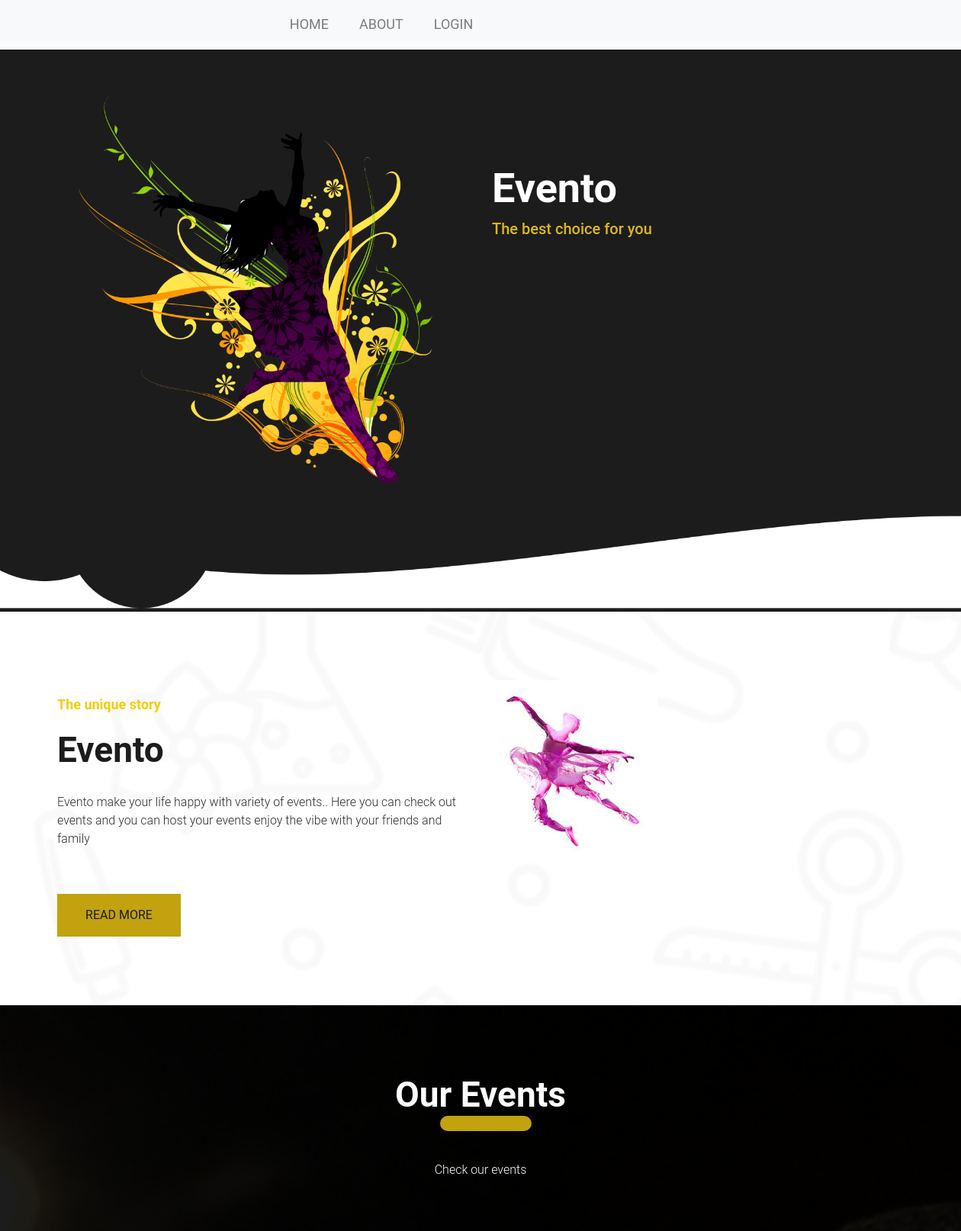
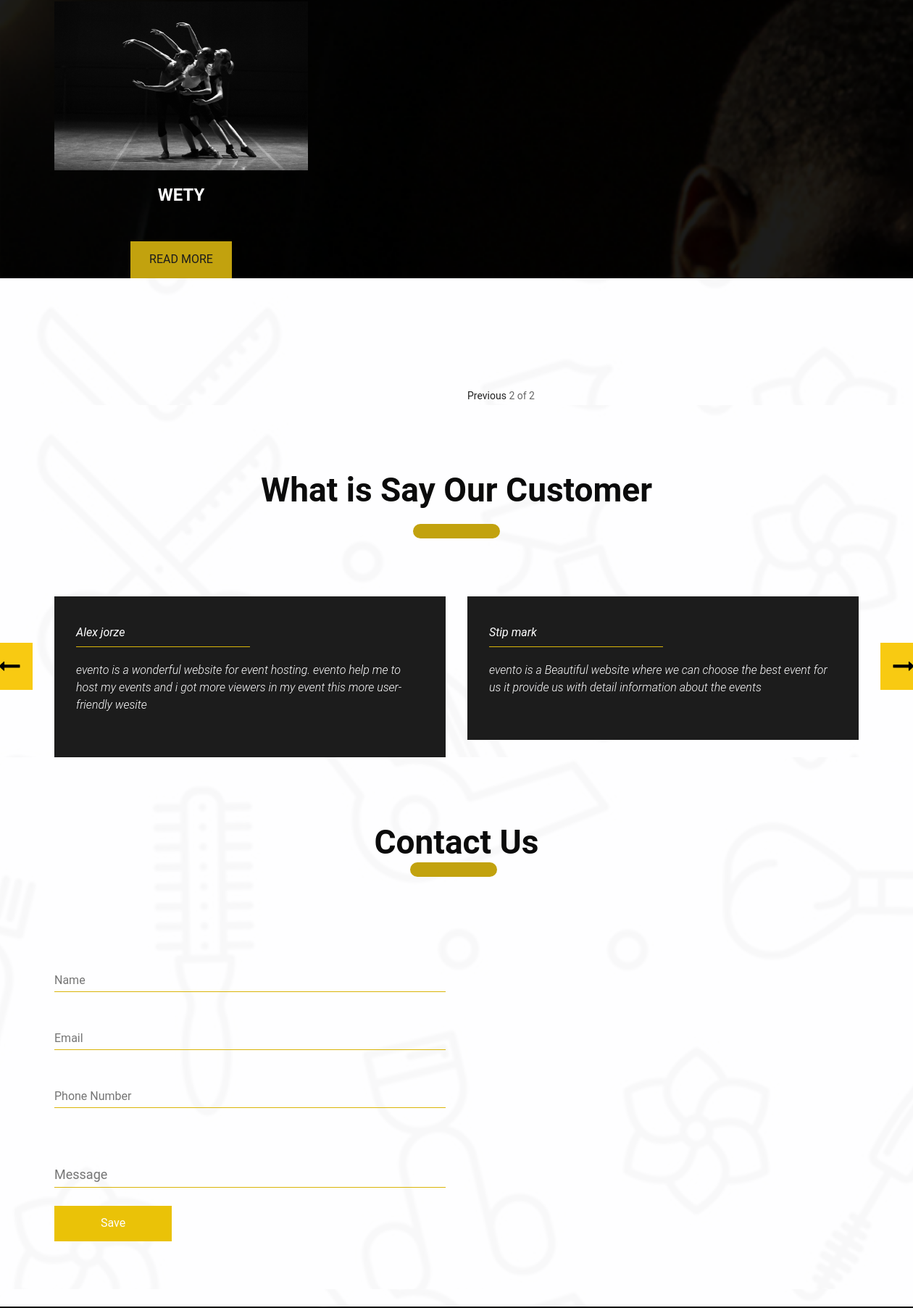
Screenshot of /?page=2 (upper part) with the database file from the repository (2 pictures, top to bottom).
### app/models.py (models this page shows, shortened)
class addevent(models.Model):
    event_name = models.CharField(max_length=100)
    event_description=models.TextField()
    event_coordinator = models.CharField(max_length=100)
    event_image = models.ImageField(upload_to='media/',blank=True, null=True,)
    event_location = models.CharField(max_length=100)
    event_start_date = models.DateTimeField(null=True)
    event_end_date = models.DateTimeField(null=True)
    event_review = models.CharField(max_length=200)

### app/views.py (the view)
# urls.py: path('',views.MytemplateView,name="MytemplateView"),
def MytemplateView(request):
    event_list = addevent.objects.all()
    p = Paginator(addevent.objects.all(),3)
    page = request.GET.get('page')
    events = p.get_page(page)
    context = {
        'all_events': addevent.objects.all(),
        'events': events
    }
    return render(request, "app/Home.html", context)

### app/templates/app/Home.html (shortened to what this page needs)
{% extends 'app/base.html'%}
{% load static %}
{% block body %}
<nav class="navbar navbar-expand-lg navbar-light bg-light">
  <div class="collapse navbar-collapse" id="navbarNavAltMarkup">
    <div class="navbar-nav">
      <a class="nav-item nav-link" href="#">HOME</a>
      <a class="nav-item nav-link" href="{% url 'about' %}">ABOUT</a>
      {% if user.is_authenticated %}
      <a class="nav-item nav-link" href="{% url 'LogoutView' %}">LOGOUT</a>
      {% else %}
      <a class="nav-item nav-link" href="{% url 'user-login' %}">LOGIN</a>
      {% endif %}
    </div>
  </div>
</nav>
<div class="banner_section">
  <section class="slide-wrapper">
    <div class="container">
      <div id="myCarousel" class="carousel slide" data-ride="carousel">
        <div class="carousel-inner">
          <div class="carousel-item active">
            <div class="container">
              <div class="row">
                <div class="col-md-6">
                  <div class="image_1"><img src="{% static 'images/dance.png' %}"></div>
                </div>
                <div class="col-md-6">
                  <h1 class="achive_text"> Evento </h1>
                  <p class="best_text">The best choice for you</p>
                </div>
              </div>
            </div>
          </div>
        </div>
      </div>
    </div>
  </section>
</div>
<div class="about_section layout_padding">
  <div class="container">
    <div class="row">
      <div class="col-md-6">
        <p class="unique_text">The unique story</p>
        <h1 class="years_text">Evento</h1>
        <p class="ipsum_text">Evento make your life happy with variety of events.. Here you can check out events and
          you can host your events enjoy the vibe with your friends and family</p>
        <div class="read_more_bt"><a href="{% url 'about' %}">READ MORE</a></div>
      </div>
      <div class="col-md-6">
        <div class="image_1"><img src="{% static 'images/pinkdance.jpeg' %}"></div>
      </div>
    </div>
  </div>
</div>
<div class="service_section layout_padding">
  <div class="container">
    <h1 class="services_text">Our Events</h1>
    <p class="dolor_text"> Check our events </p>
    <div class="service_section_2">
      <div class="row">
        {% for event in events %}
        <div class="col-sm-4">
          {% if event.event_image %}
          <img src="{{ event.event_image.url }}" class="img-responsive" alt="" />
          {% endif %}
          <h1 class="classic_text">{{event.event_name}}</h1>
          <div class="read_bt_main">
            <div class="read_bt"><a href="{% url 'detailedview' event.id %}">Read More</a></div>
          </div>
        </div>
        {% endfor %}
      </div>
    </div>
  </div>
  <div class="discount_section layout_padding">
    <div class="container">
      <div class="row">
        <div class="col" style="margin-left: 50%;">
          {% if events.has_previous %}
          <a href="?page={{ events.previous_page_number }}">Previous</a>
          {% endif %}
          {{events.number}} of {{events.paginator.num_pages}}
        </div>
      </div>
    </div>
  </div>
  <div class="client_section layout_padding">
    <h1 class="client_taital">What is Say Our Customer</h1>
    <div class="container">
      <div id="main_slider" class="carousel slide" data-ride="carousel">
        <div class="carousel-inner">
          <div class="carousel-item active">
            <div class="row">
              <div class="col-md-6">
                <div class="alex_bg">
                  <h3 class="alex_text">Alex jorze</h3>
                  <p class="reader_text">evento is a wonderful website for event hosting. evento help me to host my
                    events
                    and i got more viewers in my event this more user-friendly wesite</p>
                </div>
              </div>
              <div class="col-md-6">
                <div class="alex_bg">
                  <h3 class="alex_text">Stip mark</h3>
                  <p class="reader_text">evento is a Beautiful website where we can
                    choose the best event for us it provide us with detail information about the events
                  </p>
                </div>
              </div>
            </div>
          </div>
        </div>
        <a class="carousel-control-prev" href="#main_slider" role="button" data-slide="prev">
          <i class="fa fa-long-arrow-left"></i>
        </a>
        <a class="carousel-control-next" href="#main_slider" role="button" data-slide="next">
          <i class="fa fa-long-arrow-right"></i>
        </a>
      </div>
    </div>
  </div>
  <div class="contact_section layout_padding">
    <div class="container">
      <h1 class="contact_taital">Contact Us</h1>
      <div class="contact_section_2">
        <div class="row">
          <div class="col-md-6">
            <div class="mail_section">
              <form action="{% url 'userevents' %}" method="post" id="contactus-form">
                <input type="text" class="mail_text" placeholder="Name" name="Name">
                <input type="email" class="mail_text" placeholder="Email" name="Email">
                <input type="text" class="mail_text" placeholder="Phone Number" name="phone_number">
                <input type="text" class="massage-bt" placeholder="Message" rows="5" id="comment" name="msg"><br><br>
                <button type="submit" class="login_bt contactus">Save</button>
              </form>
            </div>
          </div>
          <div class="col-md-6">
          </div>
        </div>
      </div>
    </div>
  </div>
</div>
{% endblock body %}

### rows the page displays
addevent: event_image (picture), event_name "WETY"

### other values shown
{{ events.number }} "2"
{{ events.paginator.num_pages }} "2"
